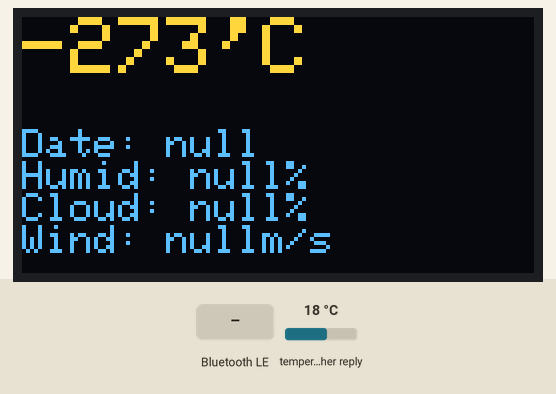
Bench run of a sketch on a simulated ESP32. Shown: 128×64 one-colour display. The inputs (shaded band) are chosen by the test bench; at power-on: temperature in the weather reply 18 °C. The OLED is the two-colour kind (top 16 rows yellow); WiFi joins after 1.5 s; servers stay silent unless stated; the local clock reads 2024-03-15 10:24:30 at power-on unless the sketch sets it; nothing arrives over Bluetooth unless stated; a phone connects over Bluetooth LE 3 s after start; web services answer with replies made up by the test bench; what the sketch prints to the serial monitor is not drawn.

Above: at 5.8 s.
5.9 s: Bluetooth LE write "1" received
Timing chart, 0 to 8.9 s (numbered marks = the images above; inputs shaded):
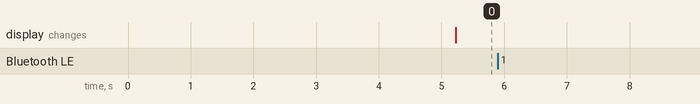

The sketch:

Main.ino
```cpp
// "http://history.openweathermap.org/data/2.5/history/city?id=1581130&type=hour&start=1618506000&appid=<replace your API key here>";

#include "time.h"
#include <WiFi.h>
#include <HTTPClient.h>
#include <Arduino_JSON.h>

#include <SPI.h>
#include <Wire.h>
#include <Adafruit_GFX.h>
#include <Adafruit_SSD1306.h>

#include <NimBLEDevice.h>

//===========================================================================================//

///////////////////////////
// CONFIGURATION SET HERE//
///////////////////////////

// BLUETOOTH CONFIGURATION
#define SERVICE_UUID        "2770a591-388a-4cb6-a629-4f3f902c3db0"
#define CHARACTERISTIC_UUID "4fafc201-1fb5-459e-8fcc-c5c9c331914b"

// OLED CONFIGURATION
#define SCREEN_WIDTH    128     // OLED display width, in pixels
#define SCREEN_HEIGHT   64      // OLED display height, in pixels

#define OLED_RESET      4       // Reset pin # (or -1 if sharing Arduino reset pin)
#define SCREEN_ADDRESS  0x3C    // < See datasheet for Address; 0x3D for 128x64, 0x3C for 128x32

Adafruit_SSD1306 display(SCREEN_WIDTH, SCREEN_HEIGHT, &Wire, OLED_RESET);

// SERVER & WIFI CONFIGURATION
#define ssid      "Lee Su Min"
#define password  "thuankhung1999"

String api_key    = "&appid=<replace your API key here>";
String city_id    = "city?id=1566083";
String api_type   = "&type=hour";
String start_time = "&start=";
String api_count  = "&cnt=1";


// Your Domain name with URL path or IP address with path
String serverName = "http://history.openweathermap.org/data/2.5/history/";

// Server Path
String serverPath;

class MyCallbacks : public BLECharacteristicCallbacks {
    void onWrite(BLECharacteristic *pCharacteristic) {
      std::string value = pCharacteristic->getValue();

      if (value.length() > 0) {
        Serial.print("New value: ");
        for (int i = 0; i < value.length(); i++)
          Serial.print(value[i]);

        Serial.println();
      }
    }
};

//=========================================================================================//

////////////////////////////////
// VARIABLES DECLARATION HERE //
////////////////////////////////

// the following variables are unsigned longs because the time, measured in
// milliseconds, will quickly become a bigger number than can be stored in an int.
unsigned int lastTime = 0;
// Timer set to 10 minutes (600000)
//unsigned long timerDelay = 600000;
// Set timer to 5 seconds (5000)
unsigned int timerDelay = 5000;

// Store weather data get from weather.com
String Weather_Data;

// Values to display on the OLED
JSONVar display_time,
        display_temp,
        display_feel_like,
        display_humidity,
        display_cloud,
        display_wind_speed;

String display_city_name;

// City IDs & names
int list_city_id[] = {
                  1559969,  1559970,  1559971,  1559972,  1559975,  1559976,  1559977,  1559978,
                  1560037,  1560349,  1560678,  1561096,  1562412,  1562414,  1562548,  1562693,
                  1562798,  1562820,  1563241,  1563281,  1563287,  1563926,  1564676,  1565022,
                  1565033,  1565088,  1565593,  1565654,  1565681,  1566053,  1566083,  1566165,
                  1566166,  1566319,  1566338,  1566346,  1566557,  1566559,  1567069,  1567148,
                  1567621,  1567643,  1567649,  1567681,  1567723,  1567788,  1568043,  1568212,
                  1568510,  1568574,  1568733,  1568738,  1568758,  1568769,  1568839,  1569684,
                  1569805,  1569901,  1569973,  1570449,  1570549,  1570565,  1570815,  1571058,
                  1571067,  1571968,  1572151,  1572461,  1572594,  1573517,  1574023,
                  1575627,  1575788,  1575864,  1576303,  1576632,  1576633,  1577882,  1577995,
                  1578500,  1579008,  1579634,  1580142,  1580240,  1580410,  1580541,  1580578,
                  1580700,  1580830,  1581019,  1581021,  1581030,  1581047,  1581052,  1581088,
                  1581130,  1581188,  1581298,  1581323,  1581326,  1581349,
                  1581364,  1581882,  1582436,  1582562,  1582720,  1582886,  1582926,  1583240,
                  1583477,  1583992,  1584071,  1584169,  1584534,  1584661,  1584807,  1585660,
                  1586151,  1586182,  1586185,  1586203,  1586288,  1586296,  1586350,  1586357,
                  1586443,  1586896,  1587871,  1587919,  1587923,  1587976,  1591449,
                  1591474,  1591527,  1591538,  1591793,  1594018,  1594446,  1892675,  1905099,
                  1905412,  1905419,  1905468,  1905475,  1905480,  1905497,  1905516,  1905577,
                  1905626,  1905637,  1905669,  1905675,  1905678,  1905686,  1905699,  1905856,
                  7910088
                };

String list_city_name[] = {
                        "Tinh Nghe An",             "Tinh Ninh Binh",           "Tinh Ninh Thuan",          "Tinh Soc Trang",
                        "Tinh Tra Vinh",            "Tinh Tuyen Quang",         "Tinh Vinh Long",           "Tinh Yen Bai",
                        "Yen Vinh",                 "Yen Bai",                  "Xom Yan Lac Hau",          "Xom Pho",
                        "Tinh Lao Cai",             "Vung Tau",                 "Vinh Yen",                 "Vinh Long",
                        "Vinh",                     "Viet Tri",                 "Uong Bi",                  "Tuy Hoa",
                        "Tuyen Quang",              "Tra Vinh",                 "Tinh Tien Giang",          "Thu Dau Mot",
                        "Tinh Thua Thien-Hue",      "Tinh Kon Tum",             "Thong Tay Hoi",            "Thon Dien Ha",
                        "Thon Chiet Bi Ha",         "Huyen Thanh Son",          "Thanh pho Ho Chi Minh",    "Tinh Thanh Hoa",
                        "Thanh Hoa",                "Thai Nguyen",              "Tinh Thai Binh",           "Thai Binh",
                        "Tinh Tay Ninh",            "Tay Ninh",                 "Tan An",                   "Tam Ky",
                        "Son Tay",                  "Tinh Son La",              "Huyen Son Duong",          "Son La",
                        "Song Cau",                 "Soc Trang",                "Sa Pa",                    "Sa Dec",
                        "Rach Gia",                 "Quy Nhon",                 "Tinh Quang Tri",           "Quang Tri",
                        "Tinh Quang Ninh",          "Tinh Quang Ngai",          "Tinh Quang Binh",
                        "Pleiku",                   "Tinh Phu Yen",             "Thi xa Phu Tho",           "Duong GJong",
                        "Phu Ly",                   "Phu Khuong",               "Phu Huu",                  "Phong Tho",
                        "Phan Thiet",               "Phan Rang-Thap Cham",      "Ninh Binh",                "Nha Trang",
                        "Ngo Chau",                 "Tinh Hoa Binh",            "Nam Dinh",                 "My Tho",
                        "Long Xuyen",               "Tinh Long An",             "Loc Ninh",                 "Lao Cai",
                        "Tinh Lang Son",            "Lang Son",                 "Tinh Lam Dong",            "Lagi",
                        "Kon Tum",                  "Tinh Kien Giang",          "Tinh Khanh Hoa",           "Hung Yen",
                        "Hue",                      "Ha Long",                  "Hoi An",                   "Thanh pho Ho Chi Minh",
                        "Tinh Ha Tinh",             "Hoa Binh",                 "Tinh Ha Tay",              "Hau Duong",
                        "Tinh Ha Giang",            "Ha Tinh",                  "Ha Tien",                  "Tinh Gia Lai",
                        "Ha Noi",                   "Tinh Can Tho",
                        "Hai Phong",                "Hai Ha",                   "Hai Duong",                "Ha Giang",
                        "Ha Dong",                  "Tinh Binh Thuan",          "Dong Xoai",                "Tinh Dong Thap",
                        "Tinh Dong Nai",            "Dong Hoi",                 "Dong Ha",                  "Huyen Doan Hung",
                        "Dien Bien Phu",            "Turan",                    "Da Lat",                   "Tinh Dac Lak",
                        "Ba Ria-Vung Tau",          "Cu Chi",                   "Con Son",                  "Chau Doc",
                        "Cao Lanh",                 "Tinh Cao Bang",            "Cao Bang",                 "Can Tho",
                        "Can Gio",                  "Can Duoc",                 "Cam Ranh",                 "Cam Pha Mines",
                        "Ca Mau",                   "Buon Ma Thuot",            "Tinh Binh Dinh",           "Bim Son",
                        "Bien Hoa",                 "Ben Tre",                  "Bac Ninh",
                        "Thanh pho Bac Lieu",       "Bac Giang",                "Bac Kan",                  "Ap Van Tu Tay",
                        "Ap Ba",                    "Tinh An Giang",            "Ben Dinh",                 "Huyen Dien Bien",
                        "Tinh Bac Ninh",            "Tinh Bac Giang",           "Tinh Da Nang",             "Tinh Binh Duong",
                        "Tinh Binh Phuoc",          "Tinh Thai Nguyen",         "Tinh Quang Nam",           "Tinh Phu Tho",
                        "Tinh Nam Dinh",            "Tinh Ha Nam",              "Tinh Bac Kan",             "Tinh Bac Lieu",
                        "Tinh Ca Mau",              "Tinh Hai Duong",           "Tinh Hung Yen",            "Tinh Vinh Phuc",
                        "Uyen Hung"
                      };

//==========================================================================================//
/////////////////////////
// SETUP FUNCTION HERE //
/////////////////////////

void setup() {
    Serial.begin(115200);

    // Change I2C pin
    Wire.begin(5, 4);

    // SSD1306_SWITCHCAPVCC = generate display voltage from 3.3V internally
    // if(!display.begin(SSD1306_SWITCHCAPVCC, SCREEN_ADDRESS)) {
    //     Serial.println(F("SSD1306 allocation failed"));
    //     for(;;); // Don't proceed, loop forever
    // }

    WiFi.begin(ssid, password);
    // Log_New("Connecting");
    // while(WiFi.status() != WL_CONNECTED) {
    //     delay(250);
    //     Log(".");
    // }


    // Log_New("Connected to WiFi network with IP Address: ");
    // display.print(WiFi.localIP());

    // BLUETOOTH INITIALISATION
    BLEDevice::init("WEATHER SERVER");
    BLEServer *pServer = BLEDevice::createServer();

    BLEService *pService = pServer->createService(SERVICE_UUID);

    BLECharacteristic *pCharacteristic = pService->createCharacteristic(
                                           CHARACTERISTIC_UUID,
                                           NIMBLE_PROPERTY::READ |
                                           NIMBLE_PROPERTY::WRITE
                                         );

    pCharacteristic->setCallbacks(new MyCallbacks());

    pCharacteristic->setValue("HELLO WORLD!");
    pService->start();

    BLEAdvertising *pAdvertising = pServer->getAdvertising();
    pAdvertising->start();
}

////////////////////////
// LOOP FUNCTION HERE //
////////////////////////

void loop() {

    //Send an HTTP POST request every 10 minutes
    if ((millis() - lastTime) > timerDelay) {
        //Check WiFi connection status
        if(WiFi.status()== WL_CONNECTED) {

            // Get the current time and convert to string and
            // concatenate to start_time
            start_time += time_to_string(getTime());

            // Create serverPath by concatenating all components
            serverPath = serverName + city_id + api_type + start_time + api_count + api_key;

            // Making HTTP GET request
            Weather_Data = httpGETRequest(serverPath);

            Parse_Weather_Data(Weather_Data);

            display.clearDisplay();
            display.setCursor(0, 0);

            // Print out info
            display.setTextSize(2);
            display.setCursor(0, 0);

            display.print(display_temp);
            display.print("'C");

            display.setTextSize(1);

            display.setCursor(0, 20);
            display.println(display_city_name);

            display.print("Date: ");
            display.println(display_time);

            display.print("Humid: ");
            display.print(display_humidity);
            display.println("%");

            display.print("Cloud: ");
            display.print(display_cloud);
            display.println("%");

            display.print("Wind: ");
            display.print(display_wind_speed);
            display.println("m/s");

            display.display();
            delay(1000);
        }
        else {
            // Log_New("WiFi Disconnected");
        }
        lastTime = millis();
    }

    //========================================================================//

    //////////////////
    // OLED DISPLAY //
    //////////////////

    // Draw a single pixel in white
    // display.drawPixel(64, 32, SSD1306_WHITE);

}

//==============================================================================//

//////////////////////////////
// FUNCTION DEFINITION HERE //
//////////////////////////////

// Function that makes HTTP GET request
String httpGETRequest(String serverPath) {
    HTTPClient http;

    // Your IP address with path or Domain name with URL path
    http.begin(serverPath.c_str());

    // Send HTTP POST request
    int httpResponseCode = http.GET();

    String payload = "{}";

    if (httpResponseCode > 0) {
        // Log_New("HTTP Response code: ");
        // display.print(httpResponseCode);
        payload = http.getString();
    }
    else {
        // Log_New("Error code: ");
        // display.print(httpResponseCode);
    }
    // Free resources
    http.end();

    return payload;
}

// Function that gets current epoch time
unsigned long getTime() {
    time_t now;
    struct tm timeinfo;
    if (!getLocalTime(&timeinfo)) {
        // Serial.println("Failed to obtain time");
        return(0);
    }
    time(&now);
    return now;
}

// Function that converts time_t to char*
String time_to_string(time_t time) {
    String result = "";
    char digit;

    while (time != 0) {
        digit = (time % 10) + 48;
        result = digit + result;
        time /= 10;
    }
    return result;
}

// This function searches a given city ID in city_id array and returns the index of
// that city ID in the array
int SearchID(int city_ID) {
  for (int i = 0; i < sizeof(list_city_id); i++) {
    if (city_ID == list_city_id[i]) return i;
  }
  return -1; // City ID not found
}

// This function parses the weather data, picks up essential data to display on the OLED
void Parse_Weather_Data(String weather_data) {

  int city_index;

  JSONVar myObject = JSON.parse(weather_data);

  // JSON.typeof(jsonVar) can be used to get the type of the var
  // if (JSON.typeof(myObject) == "undefined") {
  //     Log_New("Parsing input failed!");
  //     return;
  // }

  city_index = SearchID(int(myObject["city_id"]));
  display_city_name = list_city_name[city_index];

  display_time        = myObject["list"][0]["dt"];
  display_temp        = JSONVar(int(myObject["list"][0]["main"]["temp"]) - 273);
  display_feel_like   = JSONVar(int(myObject["list"][0]["main"]["feels_like"]) - 273);
  display_humidity    = myObject["list"][0]["main"]["humidity"];
  display_wind_speed  = myObject["list"][0]["wind"]["speed"];
  display_cloud       = myObject["list"][0]["clouds"]["all"];
}

// This function logs on OLED. Clears screen & prints new text
void Log_New(String text) {
    // Clear the buffer
    display.clearDisplay();
    display.setTextSize(1);               // Normal 1:1 pixel scale
    display.setTextColor(SSD1306_WHITE);  // Draw white text
    display.setCursor(0, 0);              // Start at top-left corner
    display.print(text);
    display.display();
    delay(1000);
}

// This function logs on OLED. Prints text wihout clearing the screen
void Log(String text) {
    display.setTextSize(1);               // Normal 1:1 pixel scale
    display.setTextColor(SSD1306_WHITE);  // Draw white text
    display.print(text);
    display.display();
    delay(1000);
}
```

Measured:
- after the input at 5.9 s, every drawn part: stays the same
